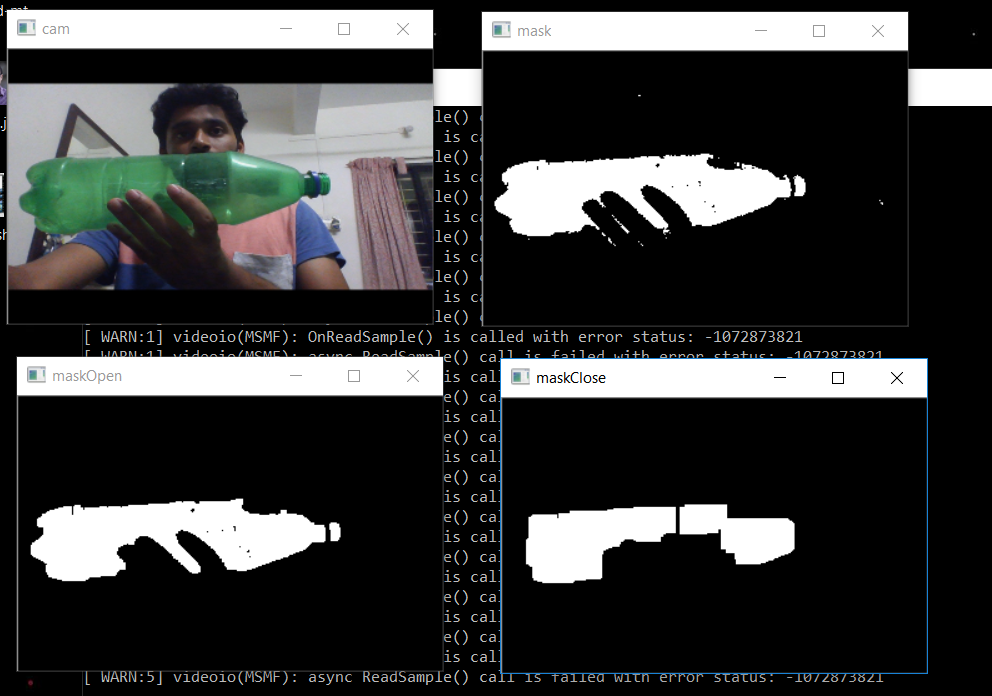
#> input picture cv2.png, 992 x 696 px, given in place of the camera
$ python cv.py   (older library calls are emulated)
#> lines starting #> are read from the running program, lines starting #| are printed output that depends on the picture; after the words box and inside, x2 and y2 are one past the last pixel; in counts of white or black regions, pixels touching at a corner belong together
import numpy as np
import cv2

# for time being, green colour only
lowerBound=np.array([33,80,40])
upperBound=np.array([102,255,255])
#print(lowerBound,upperBound)

#initialize our camera object
cam=cv2.VideoCapture(0)

# to clean noise
kernalOpen=np.ones((5,5))
kernalClose=np.ones((20,20))

while True:
	ret, img=cam.read()
#> img is the input picture: shape (696, 992, 3); mean B, G, R 59, 59.1, 58.3

	# window size
	img=cv2.resize(img,(340,220))
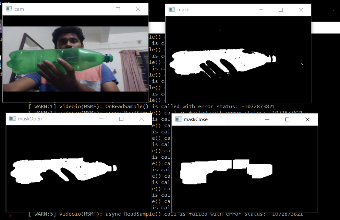
#> img: shape (220, 340, 3); mean B, G, R 58.8, 58.9, 58

	imgHSV= cv2.cvtColor(img,cv2.COLOR_BGR2HSV)
#> imgHSV: shape (220, 340, 3); mean H, S, V 15, 13, 61.1

	# to make a white mask on Green Colour
	mask=cv2.inRange(imgHSV,lowerBound,upperBound)
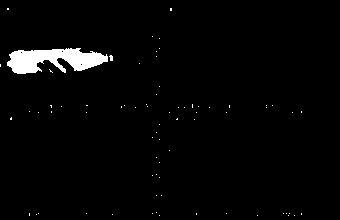
#> mask: shape (220, 340); 2.4% white; 72 white regions (71 under 20 px), largest, box (x1, y1, x2, y2) and area: (7, 48, 108, 74) 1637

	#cv2.imshow("mask",mask)
	#cv2.imshow("cam",img)
	#cv2.waitKey(10)

	maskOpen=cv2.morphologyEx(mask,cv2.MORPH_OPEN,kernalOpen)
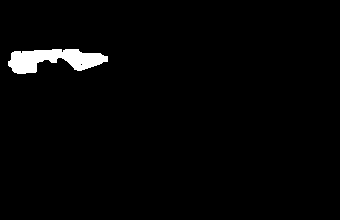
#> maskOpen: shape (220, 340); 2% white; 1 white region, box (x1, y1, x2, y2) and area: (8, 49, 108, 74) 1521
	maskClose=cv2.morphologyEx(maskOpen,cv2.MORPH_OPEN,kernalClose)
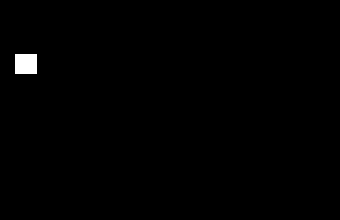
#> maskClose: shape (220, 340); 0.59% white; 1 white region

	# to draw contour
	#maskFinal=maskClose
	maskFinal=maskOpen

	_,conts,h=cv2.findContours(maskFinal.copy(),cv2.RETR_EXTERNAL,cv2.CHAIN_APPROX_NONE)
#> conts = 1 contour; box (x1, y1, x2, y2) and area: (8, 49, 108, 74) 1404; h = [[-1, -1, -1, -1]]

	cv2.drawContours(img,conts,-1,(255,0,0),3)
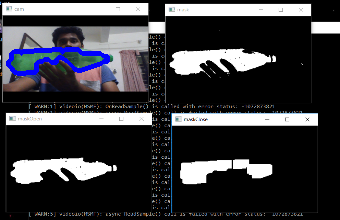
#> img: shape (220, 340, 3); 1.51% of pixels changed, all inside (x1, y1, x2, y2) = (6, 47, 110, 76)
	#print("41")
	for i in range(len(conts)):
		x,y,w,h=cv2.boundingRect(conts[i])
		cv2.rectangle(img,(x,y),(x+w,y+h),(0,0,255), 2)
#> this loop made 1 pass
#> (x, y, w, h) on pass 1: (8, 49, 100, 25)
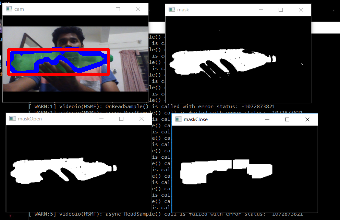
#> img: shape (220, 340, 3); 1% of pixels changed, all inside (x1, y1, x2, y2) = (7, 48, 110, 76)
		#cv2.cv.PutText(cv2.cv.fromarray(img), str(i+1),(x,y+h),font,(0,255,255))


	cv2.imshow("cam",img)
	cv2.imshow("mask",mask)
	cv2.imshow("maskClose",maskClose)
	cv2.imshow("maskOpen",maskOpen)
	cv2.waitKey(10)

$ run again, on cv3.png
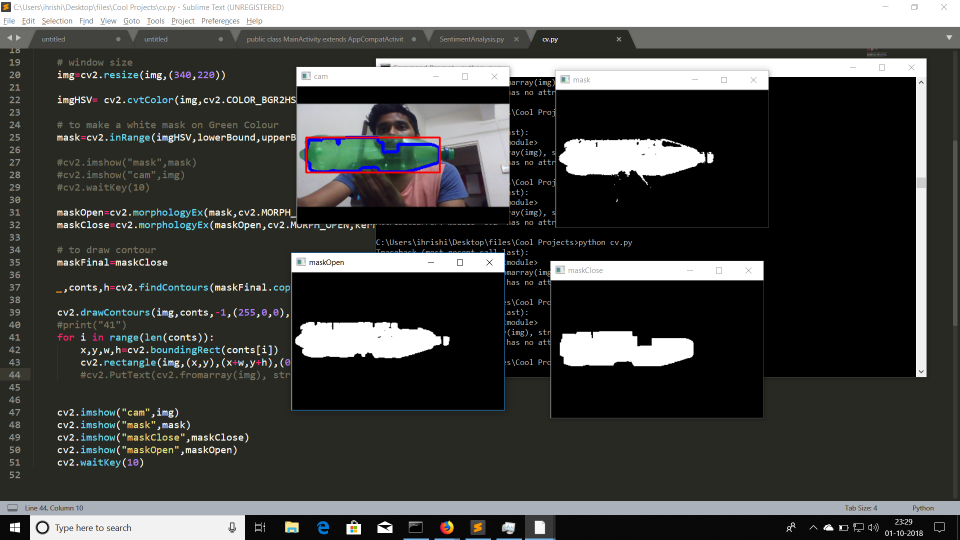
#> input picture cv3.png, 1920 x 1080 px, given in place of the camera (shown at 1/2 size)
#> img is the input picture: shape (1080, 1920, 3); mean B, G, R 67.3, 69.4, 68.5
#> imgHSV: shape (220, 340, 3); mean H, S, V 25.4, 23.5, 72
#> `mask=cv2.inRange(imgHSV,lowerBound,upperBound)`:
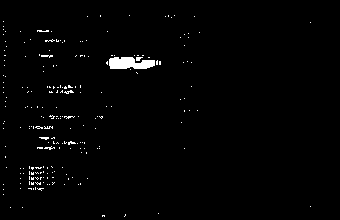
#> mask: shape (220, 340); 1.4% white; 221 white regions (215 under 20 px), largest, box (x1, y1, x2, y2) and area: (109, 57, 155, 69) 431, (41, 55, 53, 58) 23, (136, 57, 143, 61) 20, (64, 90, 74, 94) 20, (39, 137, 49, 140) 20, (44, 146, 55, 150) 20
#> maskOpen: shape (220, 340); 0.58% white; 1 white region
#> maskClose: shape (220, 340); every value is 0
#> `_,conts,h=cv2.findContours(maskFinal.copy(),cv2.RETR_EXTERNAL,cv2.CHAI..`: conts = 1 contour; box (x1, y1, x2, y2) and area: (109, 57, 155, 69) 376; h = [[-1, -1, -1, -1]]
#> the loop `for i in range(len(conts)):` made 1 pass
#> (x, y, w, h) on pass 1: (109, 57, 46, 12)
#> after the loop `for i in range(len(conts)):`:
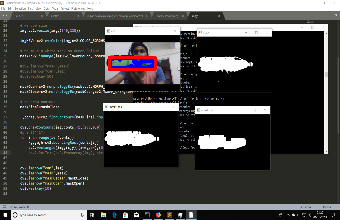
#> img: shape (220, 340, 3); mean B, G, R 67.5, 68.9, 69.2
